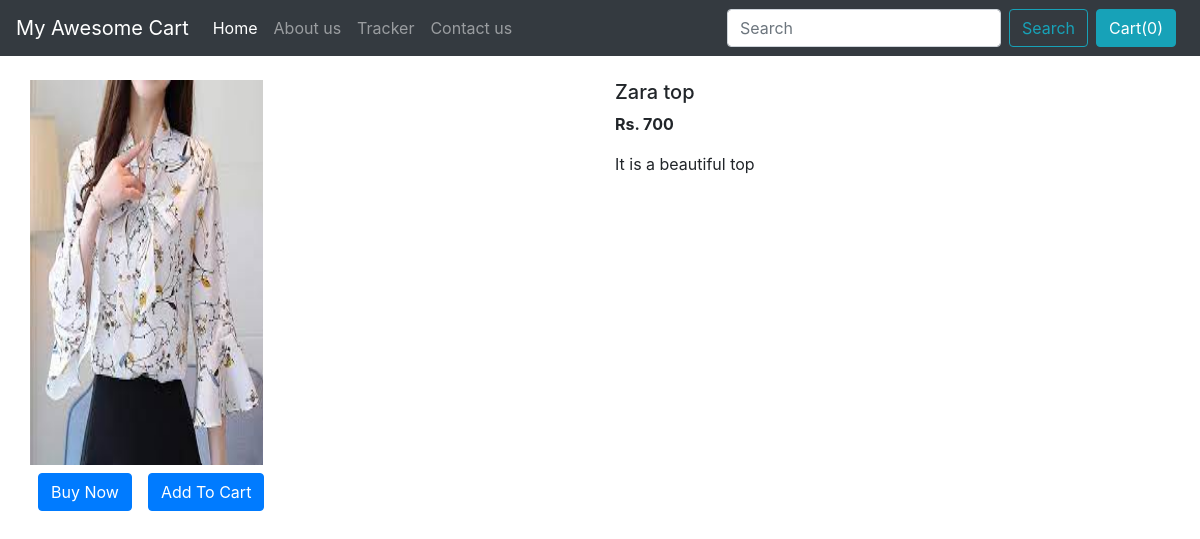
The page /shop/products/1 on the database its author committed.
### shop/models.py (models this page shows, shortened)
class Product(models.Model):
    product_id = models.AutoField
    product_name = models.CharField(max_length=50)
    category = models.CharField(max_length=50, default="")
    subcategory = models.CharField(max_length=50, default="")
    price = models.IntegerField(default=0)
    desc = models.CharField(max_length=300)
    pub_date = models.DateField()
    image = models.ImageField(upload_to='shop/images', default="")

### shop/views.py (the view)
# urls.py: path("products/<int:myid>", views.productView, name="Productview"),
def productView(request, myid):
    product = Product.objects.filter(id=myid)
    return render(request, 'shop/prodView.html', {'product':product[0]})

### shop/templates/shop/prodView.html (shortened to what this page needs)
{% extends 'shop/basic.html' %}
{% block body %}
<div class="container my-4">
    <div class="row">
    <div class="col-md-6">
    <div class="row">
       <img src="/media//{{product.image}}" width="233px" height="385px">
    </div>
         <div class="row">
            <button class="btn btn-primary mx-2 my-2"> Buy Now</button>
            <button class="btn btn-primary mx-2 my-2"> Add To Cart</button>
        </div>
        </div>
        <div class="col-md-6">
        <h5>{{product.product_name}}</h5>
        <p><b> Rs. {{product.price}}</b></p>
        <p>{{product.desc}}</p>
    </div>
        </div>
</div>
{% endblock %}

### rows shown on the page
Product: image (picture), product_name "Zara top", price "700", desc "It is a beautiful top"
